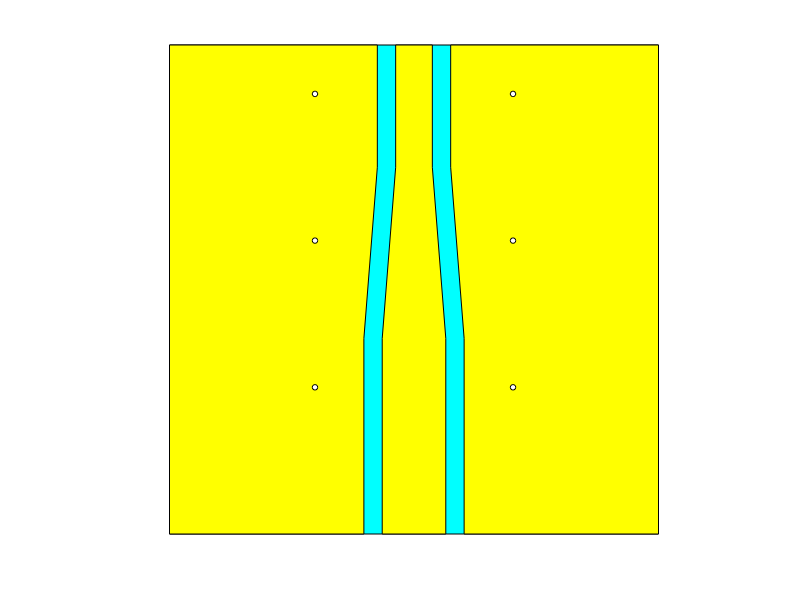

MATLAB code to generate this figure: (Note: this script raises an error after producing the figure.)
%FR4 Transitionfunction Sdata = FR4toLiNbO3(lnbWpad, lnbLtap,Nfig); 
%Design Straight Through on FR4
close all;
clc;
clear all;

%==========================================================================
% Constants
%==========================================================================
CloseAfter = 1;
HfssSim = true;
Units = 'mm'; 
GHz = 1e9; 
Zn = 50;               % normalized impedance 
Z0 = 50;

% frequency range 
Freq0   = 40*GHz; 
Freqmin = 1*GHz;
Freqmax = 60*GHz;
nPoints = 120;

%Define the material color
GoldColor = [250 250 0];
LNBColor = [30, 70, 200];
ViaColor = [0, 0, 0];

%==========================================================================
% Design Variables
%==========================================================================
%Substrate
SubstrateMaterial = 'FR4_epoxy';
Hsub = .2;
LFR4 = 2;
Wunit = 2;

%Microstrip
MicrostripMaterial = 'copper';
HmFR4 = .017; %Half oz copper
W0FR4 = .26;
WbaseFR4 = .15; %Base Width
LbaseFR4 = .5; %Base Length
LtaperFR4 = .7; %Taper Length
GNDGapFR4 = .075;
GNDGapBaseFR4 = .075;

%Vias
RVia = .15;
ViaSpacing = .6;
EdgeSpace = .2;
Nsides = 6;
NVias = 3;

%Wirebond
WBondPad = .025;
LBondPad = .05;
HBond = .025;
LBondStraight = .01;
BondHeight = .025;
BondSpacing = .5;

%Airbox
Hairbox = 1.5;

%Waveport
Wp1 = .75;
Lp1 = .75;

Wp2 = .6;
Lp2 = .6;

%==========================================================================
% Design Shapes
%==========================================================================
%Substrate and GND
SubX = [-Wunit/2 -Wunit/2 Wunit/2 Wunit/2 -Wunit/2];
SubY  = [0 LFR4 LFR4 0 0];

%Top Ground LNB and FR4
xmg1 = WbaseFR4/2+GNDGapBaseFR4;
xmg2 = W0FR4/2 + GNDGapFR4;
ymg1 = LFR4-LbaseFR4;
ymg2 = LFR4-LbaseFR4-LtaperFR4;

MicroGNDX = [Wunit/2 Wunit/2 xmg1 xmg1 xmg2 xmg2 Wunit/2];
MicroGNDY = [0 LFR4 LFR4 ymg1 ymg2 0 0];

MicroGND1 = [MicroGNDX;MicroGNDY;zeros(length(MicroGNDX))]';
MicroGND2 = [-MicroGNDX;MicroGNDY;zeros(length(MicroGNDX))]';

%Signal LNB and FR4
MicroX = [-W0FR4/2 -W0FR4/2 -WbaseFR4/2 -WbaseFR4/2 WbaseFR4/2 WbaseFR4/2 ...
    W0FR4/2 W0FR4/2 -W0FR4/2];
MicroY = [0 ymg2 ymg1 LFR4 LFR4 ymg1 ymg2 0 0];

MicroSignal = [MicroX;MicroY;zeros(size(MicroY))]';

%Vias
for I = 1:NVias
   ViaX(I) = W0FR4/2+GNDGapFR4+EdgeSpace;
   ViaY(I) = ViaSpacing+(I-1)*ViaSpacing;
end

figure(2); 
clf;
axis equal tight;
hold on;
axis off;
% title('FR4 to LiNbO3');
% xlabel('Width (mm)');
% ylabel('Length (mm)');
patch('xdata',SubX, 'ydata',SubY,'facecolor','c'); 
patch('xdata',MicroX, 'ydata',MicroY,'facecolor','y'); 
patch('xdata',MicroGNDX, 'ydata',MicroGNDY,'facecolor','y'); 
patch('xdata',-MicroGNDX, 'ydata',MicroGNDY,'facecolor','y'); 

for I = 1:length(ViaX)
    plot(ViaX(I),ViaY(I),'-o','MarkerSize',4,'MarkerEdgeColor','black','MarkerFaceColor','white');
    plot(-ViaX(I),ViaY(I),'-o','MarkerSize',4,'MarkerEdgeColor','black','MarkerFaceColor','white');
end

% figure(2)
% clf;
% axis equal tight;
% patch('xdata',WirebondX, 'ydata',WirebondY,'facecolor','y');

if HfssSim
    %==========================================================================
    % Begin HFSS
    %==========================================================================
    % Temporary Files
    tmpPrjFile    = [pwd, '\FR4_Transition.aedt'];
    tmpDataFile   = [pwd, '\FR4_Transition_Data.m'];
    tmpScriptFile = 'FR4_Transition.vbs';
    
    %Configure Path and Delete files
    fclose('all');
    delete 'FR4_Transition.log';
    delete 'FR4_Transition.vbs';
    myCD = ['C:\Users\bstac\Desktop\Research\HFSS Scripting\'];
    addpath(genpath((myCD)));

    % HFSS Executable Path.
    hfssExePath = 'C:\"Program Files"\AnsysEM\AnsysEM19.2\Win64\ansysedt.exe';
    
    %==========================================================================
    % Create script file.
    %==========================================================================
    fid = fopen(tmpScriptFile, 'wt');
    hfssNewProject(fid);
    hfssInsertDesign(fid, 'FR4_Transition');
    
    %==========================================================================
    % Design
    %==========================================================================
    %Airbox
    hfssBox(fid, 'AirBox', [-Wunit/2,0 , 0], [Wunit,LFR4,Hairbox], Units);
    hfssAssignMaterial(fid, 'AirBox', 'air');
    hfssSetTransparency(fid, {'AirBox'}, 1);
    hfssAssignRadiation(fid, 'RadBox', 'AirBox');
     
    %Microstrip Bottom Ground
    hfssBox(fid, 'GND', [-Wunit/2,0 , 0], [Wunit,LFR4,HmFR4], Units);
    hfssAssignMaterial(fid, 'GND', MicrostripMaterial);
    hfssSetColor(fid, 'GND', GoldColor);
    hfssSetTransparency(fid, {'GND'}, 0);
    
    %Substrate
    hfssBox(fid, 'Substrate', [-Wunit/2,0 , HmFR4], [Wunit,LFR4,Hsub], Units);
    hfssAssignMaterial(fid, 'Substrate', SubstrateMaterial);
    hfssSetColor(fid, 'Substrate', LNBColor);
    hfssSetTransparency(fid, {'Substrate'}, 0.5);
    
    %Microstrip Trace
    hfssPolygon(fid,  'MicroSignal', MicroSignal, Units);
    hfssThickenSheet(fid, {'MicroSignal'}, -HmFR4, Units);
    hfssSetColor(fid, 'MicroSignal', GoldColor);
    hfssSetTransparency(fid,  {'MicroSignal'}, 0);
    hfssMove(fid,{'MicroSignal'},[0,0,Hsub+HmFR4],Units);
    hfssAssignMaterial(fid, 'MicroSignal', MicrostripMaterial);

    %Microstrip Ground
    hfssPolygon(fid,  'MicroGND1', MicroGND1, Units);
    hfssThickenSheet(fid, {'MicroGND1'}, HmFR4, Units);
    hfssSetColor(fid, 'MicroGND1', GoldColor);
    hfssSetTransparency(fid,  {'MicroGND1'}, 0);
    hfssMove(fid,{'MicroGND1'},[0,0,Hsub+HmFR4],Units);
    hfssAssignMaterial(fid, 'MicroGND1', MicrostripMaterial);
    
    hfssPolygon(fid,  'MicroGND2', MicroGND2, Units);
    hfssThickenSheet(fid, {'MicroGND2'}, -HmFR4, Units);
    hfssSetColor(fid, 'MicroGND2', GoldColor);
    hfssSetTransparency(fid,  {'MicroGND2'}, 0);
    hfssMove(fid,{'MicroGND2'},[0,0,Hsub+HmFR4],Units);
    hfssAssignMaterial(fid, 'MicroGND2', MicrostripMaterial);
    
    %Vias
    for I = 1:length(ViaX)
        hfssCylinder2(fid, "ViaSub"+num2str(I), 'Z', [ViaX(I), ViaY(I), HmFR4], RVia, Hsub, Units, Nsides);
        hfssCylinder2(fid, "ViaSub"+num2str(I+length(ViaX)), 'Z', [-ViaX(I), ViaY(I), HmFR4], RVia, Hsub+HmFR4*2, Units, Nsides);
        hfssCylinder2(fid, "Via"+num2str(I), 'Z', [ViaX(I), ViaY(I), 0], RVia, Hsub+HmFR4*2, Units, Nsides);
        hfssCylinder2(fid, "Via"+num2str(I+length(ViaX)), 'Z', [-ViaX(I), ViaY(I), 0], RVia, Hsub+HmFR4*2, Units, Nsides);
    end
    for I = 1:length(ViaX)
        hfssSubtract(fid, {'Substrate'}, {"ViaSub"+num2str(I)});
        hfssSubtract(fid, {'Substrate'}, {"ViaSub"+num2str(I+length(ViaX))});
    end
    hfssUnite(fid, {'GND', "Via"+num2str(1),"Via"+num2str(1+length(ViaX)), ...
        'MicroGND2','MicroGND1'});
    for I = 2:length(ViaX)
        hfssUnite(fid, {'GND', "Via"+num2str(I),"Via"+num2str(I+length(ViaX))});
    end
    
    %Waveports
    hfssRectangle(fid, 'Port1','Y',[-0.5*Wp1, 0, Hsub-Lp1/2], Lp1, Wp1, Units);
    hfssAssignWavePort(fid, 'WavePort1','Port1', 1, false, [0,0,0], [0,Lp1,0], Units);
    
    hfssRectangle(fid, 'Port2','Y',[-0.5*Wp2, LFR4, Hsub-Lp2/2], Lp2, Wp2, Units);
    hfssAssignWavePort(fid, 'WavePort2','Port2', 1, false, [0,0,0], [0,Lp2,0], Units);
    %==========================================================================
    % Solution
    %==========================================================================
    % Add a Solution Setup.
    hfssInsertSolution(fid, 'Setup1', Freq0/GHz);
    hfssInterpolatingSweep(fid,'Sweep1','Setup1',Freqmin/GHz,Freqmax/GHz,nPoints);
    
    % Save the project to a temporary file and solve it.
    hfssSaveProject(fid, tmpPrjFile, true);
    hfssSolveSetup(fid, 'Setup1');
    
    % Export the Network data as an m-file.
    hfssExportNetworkData(fid, tmpDataFile, 'Setup1','Sweep1','m',Zn);
    
    fclose(fid);
    %==========================================================================
    % PLOTTING
    %==========================================================================
    %Execute the Script by starting HFSS.
    disp('Solving using HFSS...');
    if (CloseAfter == 1)
        hfssExecuteScript(hfssExePath, tmpScriptFile, 0, 'true');
    else
        hfssExecuteScript(hfssExePath, tmpScriptFile, 0, 'false');
    end
    disp('Solution Completed.');
    
    % Load the data by running the exported matlab file.
    run(tmpDataFile);
    Freq = f/1e9;
    VSWR = (1 + abs(S))./(1 - abs(S)); 
    S11 = 20*log10(abs(S(:,1,1)));
    S12 = 20*log10(abs(S(:,1,2)));
    S21 = 20*log10(abs(S(:,2,1)));
    S22 = 20*log10(abs(S(:,2,2)));
    
    Sdata.Freq = Freq;
    Sdata.S11 = S11;
    Sdata.S12 = S12;
    Sdata.S21 = S21;
    Sdata.S22 = S22;
    
    %=========================================================================
    %=========================================================================
    
    % plot the results
    figure(1);
    clf;
    plot(Freq, S11, Freq, S12, Freq, S21, Freq, S22,'LineWidth',2)
    xlabel('Frequency (GHz)');
    ylabel('Return Loss (dB)');
    axis([min(Freq) max(Freq) -30 5])
    legend('S11','S12','S21','S22','Location','Best')
    box on;
    drawnow;
end